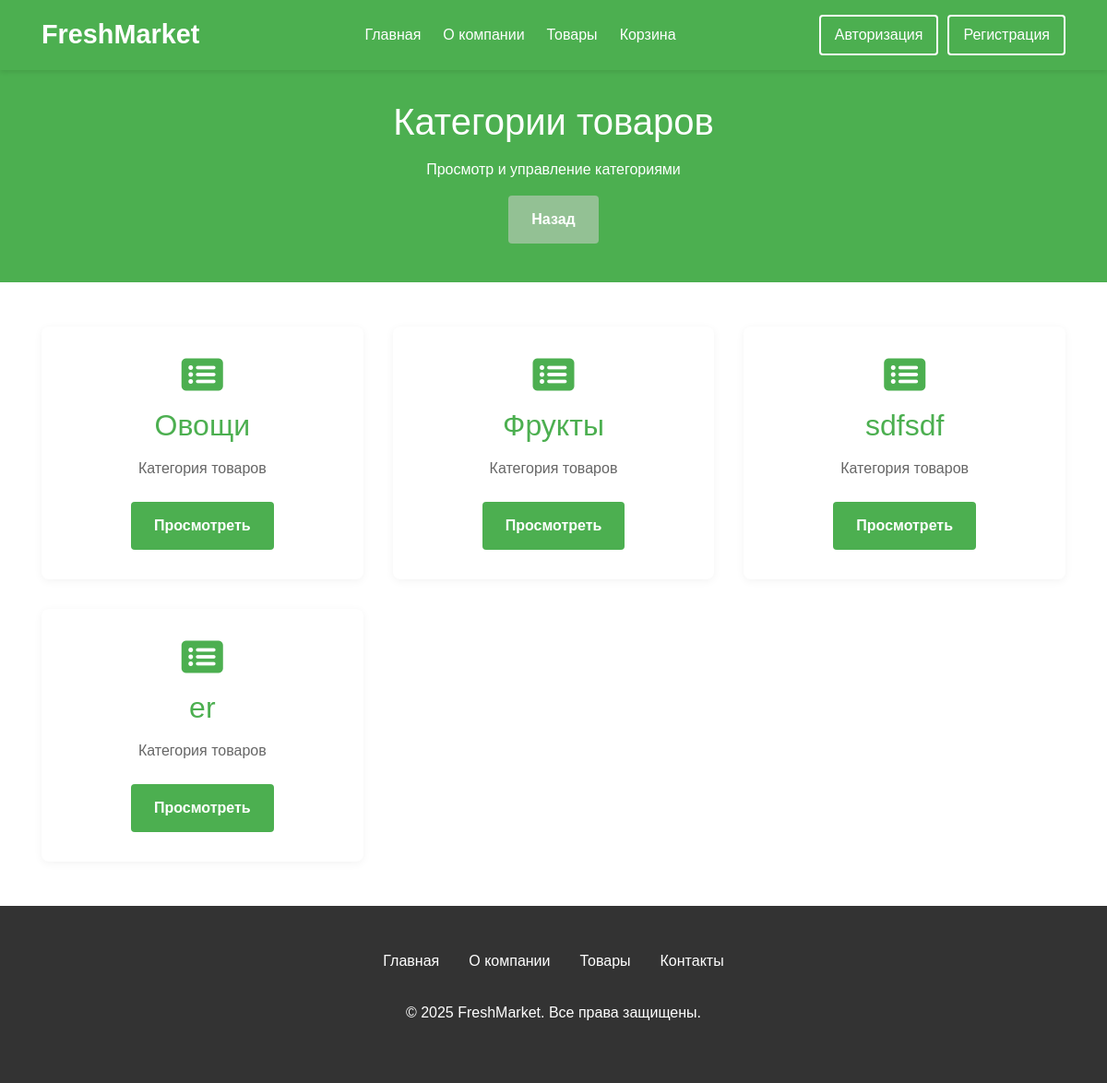
The page /admin-panel/category on the database its author committed.
### products/models.py (models this page shows, shortened)
class Category(models.Model):
    name = models.CharField(max_length=150, unique=True, verbose_name="Название категории")
    def get_absolute_url(self):
        return reverse('category_detail', kwargs={"pk": self.pk})
    class Meta:
        verbose_name = "Категория"
        verbose_name_plural = "Категории"

### products/views.py (the view)
# urls.py: path('admin-panel/category', views.CategoryListView.as_view(), name="category_list"),
class CategoryListView(ListView):
    model = models.Category
    template_name = 'products/admin/category/list.html'
    context_object_name = 'categories'

### products/templates/products/admin/category/list.html (shortened to what this page needs)
{% extends 'products/base.html' %}
{% load static %}
{% block content %}
 <section class="page-header">
        <div class="container">
            <h1>Категории товаров</h1>
            <p>Просмотр и управление категориями</p>
        </div>
         <a href="{% url 'admin_panel' %}" class="btn back-btn">Назад</a>
    </section>
    <div class="container">
        <div class="dashboard">
            {% for category in categories %}
            <div class="dashboard-card">
                <i class="fas fa-list-alt"></i>
                <h2 class="hidden-text">{{ category.name }}</h2>
                <p>Категория товаров</p>
                <a href="{{ category.get_absolute_url }}" class="btn">Просмотреть</a>
            </div>
            {% empty %}
            <p>Категории отсутствуют.</p>
            {% endfor %}
        </div>
    </div>
{% endblock content%}

### products/static/products/css/base.css (style rules this page uses)
* { margin: 0; padding: 0; box-sizing: border-box; font-family: 'Arial', sans-serif; }
body { background-color: #f9f9f9; color: #333; display: flex; flex-direction: column; min-height: 100vh; }
.hidden-text { display: -webkit-box; -webkit-line-clamp: 2; -webkit-box-orient: vertical; overflow: hidden; text-overflow: ellipsis; }

### products/static/products/css/header.css (style rules this page uses)
.container { width: 90%; max-width: 1200px; margin: 0 auto; }

### products/templates/products/admin/category/list.html (style rules this page uses)
.page-header { background-color: #4CAF50; color: white; padding: 2rem 0; text-align: center; margin-bottom: 3rem; }
.page-header h1 { font-size: 2.5rem; margin-bottom: 1rem; }
.dashboard { display: grid; grid-template-columns: repeat(auto-fill, minmax(300px, 1fr)); gap: 2rem; margin-bottom: 3rem; }
.dashboard-card { background-color: white; border-radius: 8px; box-shadow: 0 2px 10px rgba(0,0,0,0.05); padding: 2rem; text-align: center; transition: transform 0.3s ease; }
.dashboard-card i { font-size: 2.5rem; color: #4CAF50; margin-bottom: 1rem; }
.dashboard-card h2 { margin-bottom: 1rem; color: #4CAF50; }
.dashboard-card p { color: #666; margin-bottom: 1.5rem; }
.btn { display: inline-block; background-color: #4CAF50; color: white; padding: 0.8rem 1.5rem; border-radius: 4px; text-decoration: none; font-weight: bold; transition: all 0.3s ease; }
.back-btn { background-color: #93c194; display: block; width: fit-content; margin: 10px auto; }

### rows shown on the page
Category: name "Овощи"
Category: name "Фрукты"
Category: name "sdfsdf"
Category: name "er"
